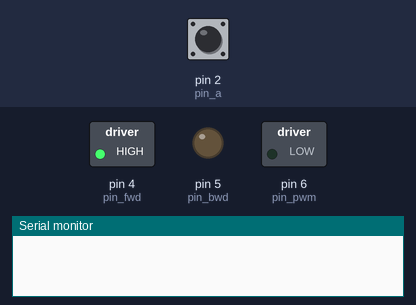
The sketch below on a simulated Arduino Uno, built with avr-gcc and run on an emulated ATmega328P. On the bench: switched loads named in the sketch (green lamp = pin HIGH), output pins drawn as LEDs (lit = HIGH), the last lines printed to the serial monitor. The test bench sets the inputs (shaded band); at power-on: pin 2 (pin_a) HIGH.

Above: at 0.1 s.
At 1.25 s:
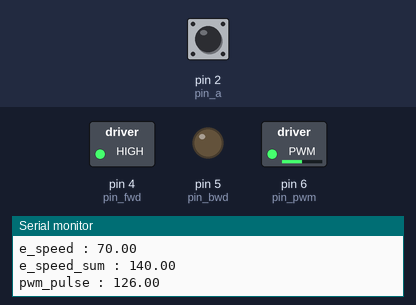
At 1.75 s:
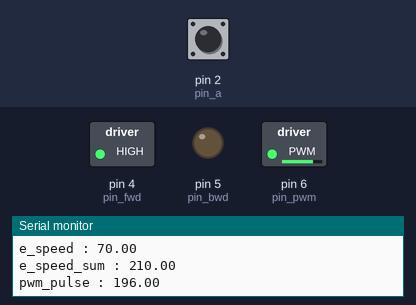
At 2.1 s:
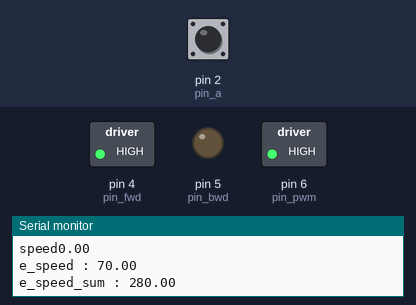
Timing chart, 0 to 3.6 s (numbered marks = the images above):
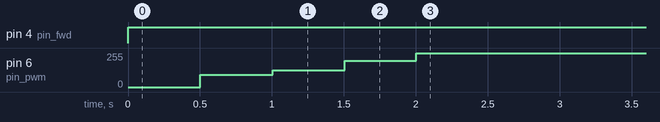

Measured:
- by itself, pin 4 (pin_fwd): LOW → HIGH at 0.00 s
- by itself, pin 6 (pin_pwm): 0/255 → 91/255 at 0.50 s, → 126/255 0.50 s later, → 196/255 0.50 s later, → 255/255 0.50 s later

The sketch:

encoder.ino
```cpp
#include <string.h>
const byte pin_a = 2;   //for encoder pulse A
const byte pin_b = 3;   //for encoder pulse B
const byte pin_fwd = 4; //for H-bridge: run motor forward
const byte pin_bwd = 5; //for H-bridge: run motor backward
const byte pin_pwm = 6; //for H-bridge: motor speed
int encoder = 0;
int m_direction = 0;
int sv_speed = 200;     //this value is 0~255
double pv_speed = 0;
int timer1_counter; //for timer


//MOTORCONTROLLER o1(pin_fwd,pin_bwd,pin_pwm);
bool motor_start;
double e_speed = 0.0;
double set_speed = 70.0;
float kp = 0.8;
float ki = 1.0;
float kd = 0.5;
float pwm_pulse = 0.0;
double e_speed_pre = 0.0;
double e_speed_sum = 0.0;
void setup() {
  pinMode(pin_a,INPUT_PULLUP);
  pinMode(pin_b,INPUT_PULLUP);
  pinMode(pin_fwd,OUTPUT);
  pinMode(pin_bwd,OUTPUT);
  pinMode(pin_pwm,OUTPUT);
  attachInterrupt(digitalPinToInterrupt(pin_a), detect_a, RISING);
  // start serial port at 9600 bps:
  Serial.begin(9600);
  //--------------------------timer setup
  noInterrupts();           // disable all interrupts
  TCCR1A = 0;
  TCCR1B = 0;
  timer1_counter = 34286;   // preload timer 65536-16MHz/256/2Hz

  TCNT1 = timer1_counter;   // preload timer
  TCCR1B |= (1 << CS12);    // 256 prescaler
  TIMSK1 |= (1 << TOIE1);   // enable timer overflow interrupt
  interrupts();             // enable all interrupts
  //--------------------------timer setup

  while (!Serial) {
    ; // wait for serial port to connect. Needed for native USB port only
  }

}


void loop() {

     digitalWrite(pin_fwd,1);      //run motor run forward
     digitalWrite(pin_bwd,0);
    // analogWrite(pin_pwm,100);
     motor_start = true;

 }
void detect_a() {
   encoder+=1; //increasing encoder at new pulse
   m_direction = digitalRead(pin_b); //read direction of motor
 }
 ISR(TIMER1_OVF_vect)        // interrupt service routine - tick every 0.1sec
 {
   TCNT1 = timer1_counter;   // set timer
   pv_speed = 60*(encoder/330.0)/0.5;  //calculate motor speed, unit is rpm
   encoder=0;
   //print out speed
   if (Serial.available() <= 0) {
     Serial.print("speed");
     Serial.println(pv_speed);         //Print speed (rpm) value to Visual Studio
     }
  //PID program
   if (motor_start){
     e_speed = set_speed - pv_speed;
     Serial.print("e_speed : ");
     Serial.println(e_speed);
     pwm_pulse = e_speed*kp + e_speed_sum*ki + (e_speed - e_speed_pre)*kd;
     e_speed_pre = e_speed;  //save last (previous) error
     e_speed_sum += e_speed; //sum of error
     Serial.print("e_speed_sum : ");
     Serial.println(e_speed_sum);
     if (e_speed_sum >300) e_speed_sum = 300;
     if (e_speed_sum <-300) e_speed_sum = -300;
   }
   else{
     e_speed = 0;
     e_speed_pre = 0;
     e_speed_sum = 0;
     pwm_pulse = 0;
   }
  //update new speed
   if (pwm_pulse <255 & pwm_pulse >0){
    Serial.print("pwm_pulse : ");
     Serial.println(pwm_pulse);
     analogWrite(pin_pwm,pwm_pulse);  //set motor speed
   }
   else{
     if (pwm_pulse>255){
       analogWrite(pin_pwm,255);
     }
     else{
       analogWrite(pin_pwm,0);
     }
   }
}
```

MOTORCONTROLLER.cpp
```cpp
#include "MOTORCONTROLLER.h"

MOTORCONTROLLER::MOTORCONTROLLER(int pin_fwd,int pin_bwd,int pin_pwm){
      this->in1 = pin_fwd;
      this->in2 = pin_bwd;
      this->pwm = pin_pwm;
    }
MOTORCONTROLLER::~MOTORCONTROLLER(){/*nothing to destruct*/}

void MOTORCONTROLLER::forward(int speed){
      digitalWrite(this->in1,1);        //run motor backward
      digitalWrite(this->in2,0);
      analogWrite(this->pwm,speed);
    }
void MOTORCONTROLLER::backward(int speed){
      digitalWrite(this->in1,0);        //run motor backward
      digitalWrite(this->in2,1);
      analogWrite(this->pwm,speed);
    }

void MOTORCONTROLLER::wheel_stop(){
   digitalWrite(this->in1,0);        //run motor backward
      digitalWrite(this->in2,0);
      analogWrite(this->pwm,0);
}
    void MOTORCONTROLLER::wheel_brake(){
       digitalWrite(this->in1,1);        //run motor backward
      digitalWrite(this->in2,1);
      analogWrite(this->pwm,200);
    }
```

MOTORCONTROLLER.h
```cpp
#ifndef LED13_H
#define LED13_H
#include <Arduino.h>
class MOTORCONTROLLER
{
private:
    int in1;
    int in2;
    int pwm;

public:
    MOTORCONTROLLER(int pin_fwd,int pin_bwd,int pin_pwm);
    ~MOTORCONTROLLER();
    void forward(int speed);
    void backward(int speed);
    void wheel_stop();
    void wheel_brake();

};
#endif
```
